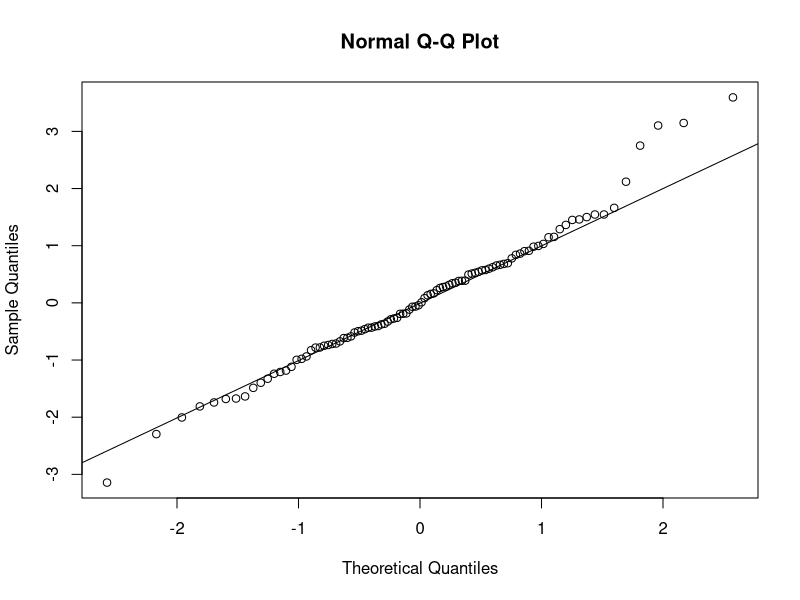
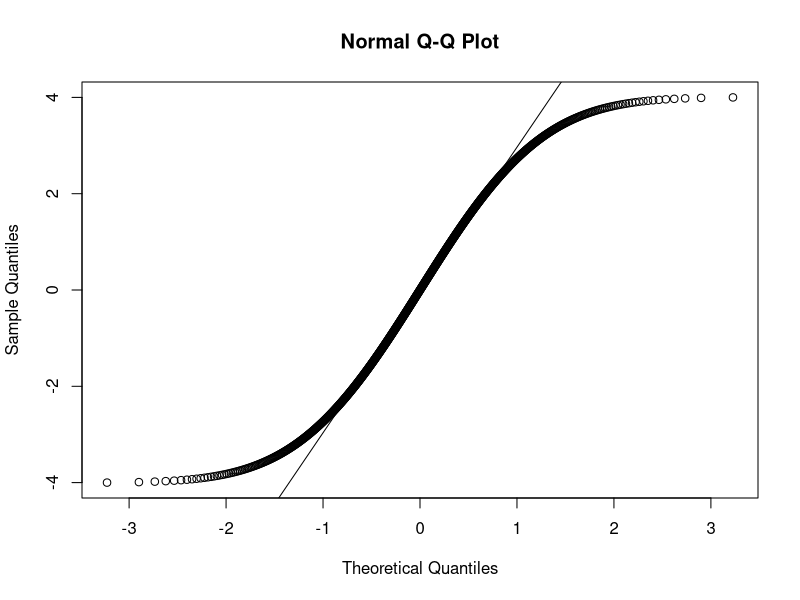
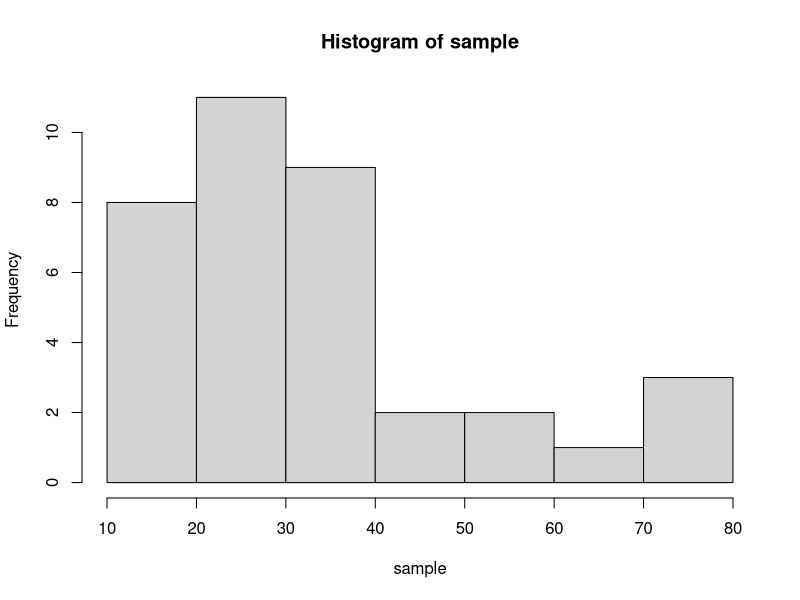
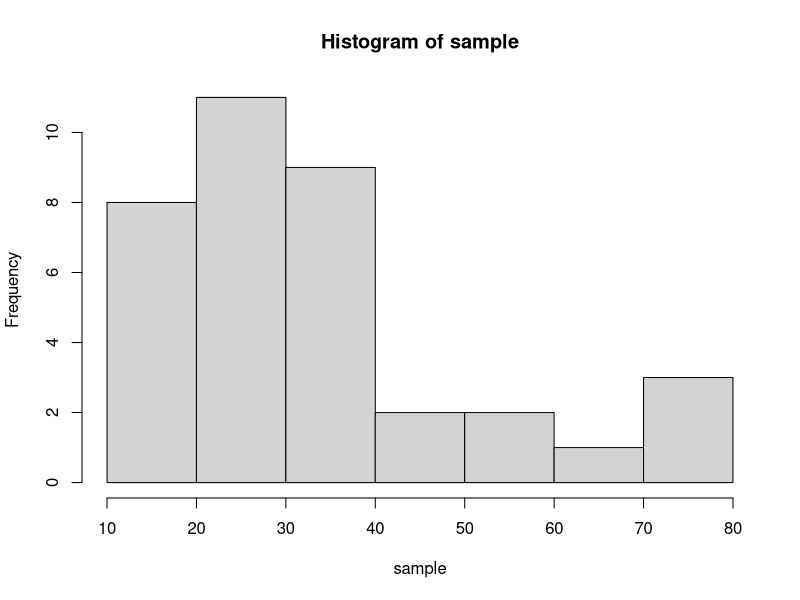
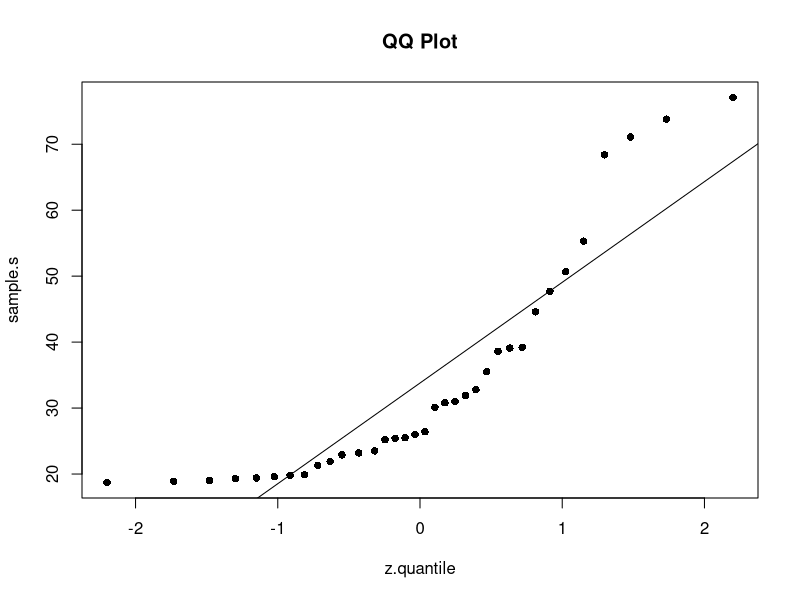

Here is the R script that generated these plots, in order:

#1(a) Generate a random sample of 100 from t-distribtion, degree of freedom 10. 
# Check qqnorm(); qqline(), Shapiro test. Remarks,

sample.t <- rt(100, df=10)
qqnorm(sample.t)
qqline(sample.t)
shapiro.test(sample.t)

#null hyposthesis that the values are normal is accepted

# 1.(b) Generate a random sample of 100 from a Chi-square distribution, df =5. 
#Perform same procedures as in (a) . Remarks.
sample.chi<-seq(-4,4,0.01)
dchisq(sample.chi, df=5)
qqnorm(sample.chi)
qqline(sample.chi)
shapiro.test(sample.chi)

#null hyposthesis that the values are normal is rejected pvalue <0.05

#2.
#(a) Write a 95%-CI for the population mean. 
#What assumption about population for the work, suppose the sample is random.

sample <-c(26.4,23.5,25.4,22.9,25.2,39.2,25.5,31.9,26.0,44.6,35.5,38.6,
           30.1,31.0,30.8,32.8,47.7,39.1,55.3,50.7,73.8,71.1,68.4,77.1,
           19.4,19.3,18.7,19.0,23.2,21.3,23.2,19.9,18.9,19.8,19.6,21.9)
hist(sample)
n<-length(sample)
xbar<-mean(sample)
s<-sd(sample)
margin <- qt(0.95,df=n-1)*s/sqrt(n)
low <- xbar - margin
low

high <- xbar + margin
high

#(b) Write a 95%- CI for population standard deviation.



#3. Quantile-Quantile (QQ) Plot
#Run the following code
sample <-c(26.4,23.5,25.4,22.9,25.2,39.2,25.5,31.9,26.0,44.6,35.5,38.6,
           30.1,31.0,30.8,32.8,47.7,39.1,55.3,50.7,73.8,71.1,68.4,77.1,
           19.4,19.3,18.7,19.0,23.2,21.3,23.2,19.9,18.9,19.8,19.6,21.9)
hist(sample)
sample.s <-sort(sample) #sort data increasing
rank <- rank(sample.s) #rank data from 1 to 36
size <- length(sample.s) # size of data
p <- (rank-.5)/size #cummulative prob of data
z.quantile <- qnorm(p) # Standard Normal quantiles with such probability
plot(x=z.quantile, y=sample.s, pch=16, main="QQ Plot") #scatterplot of x=Z quantiles, y= data sorted
abline(lm(sample.s ~ z.quantile))
#The QQ plot suggests that the data is not normal
